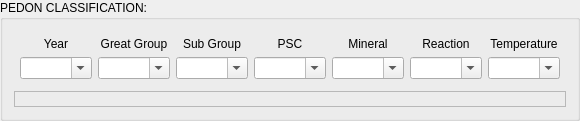
     <widget class="QGroupBox" name="groupBox_12">
      <property name="title">
       <string>PEDON CLASSIFICATION:</string>
      </property>
      <layout class="QGridLayout" name="gridLayout_10">
       <item row="0" column="0">
        <layout class="QGridLayout" name="gridLayout_2">
         <property name="sizeConstraint">
          <enum>QLayout::SetDefaultConstraint</enum>
         </property>
         <property name="leftMargin">
          <number>6</number>
         </property>
         <property name="topMargin">
          <number>6</number>
         </property>
         <property name="rightMargin">
          <number>6</number>
         </property>
         <property name="bottomMargin">
          <number>6</number>
         </property>
         <item row="0" column="5">
          <widget class="QLabel" name="label_57">
           <property name="text">
            <string>Reaction</string>
           </property>
           <property name="alignment">
            <set>Qt::AlignCenter</set>
           </property>
          </widget>
         </item>
         <item row="1" column="5">
          <widget class="QComboBox" name="Reaction_CB">
           <property name="editable">
            <bool>true</bool>
           </property>
          </widget>
         </item>
         <item row="1" column="2">
          <widget class="QComboBox" name="Sub_Group_CB">
           <property name="editable">
            <bool>true</bool>
           </property>
          </widget>
         </item>
         <item row="1" column="1">
          <widget class="QComboBox" name="Great_Group_CB">
           <property name="editable">
            <bool>true</bool>
           </property>
          </widget>
         </item>
         <item row="1" column="3">
          <widget class="QComboBox" name="PSC_CB">
           <property name="editable">
            <bool>true</bool>
           </property>
          </widget>
         </item>
         <item row="1" column="4">
          <widget class="QComboBox" name="Mineral_CB">
           <property name="editable">
            <bool>true</bool>
           </property>
          </widget>
         </item>
         <item row="0" column="1">
          <widget class="QLabel" name="label_53">
           <property name="text">
            <string>Great Group</string>
           </property>
           <property name="alignment">
            <set>Qt::AlignCenter</set>
           </property>
          </widget>
         </item>
         <item row="0" column="3">
          <widget class="QLabel" name="label_54">
           <property name="text">
            <string>PSC</string>
           </property>
           <property name="alignment">
            <set>Qt::AlignCenter</set>
           </property>
          </widget>
         </item>
         <item row="0" column="2">
          <widget class="QLabel" name="label_52">
           <property name="text">
            <string>Sub Group</string>
           </property>
           <property name="alignment">
            <set>Qt::AlignCenter</set>
           </property>
          </widget>
         </item>
         <item row="0" column="4">
          <widget class="QLabel" name="label_55">
           <property name="text">
            <string>Mineral</string>
           </property>
           <property name="alignment">
            <set>Qt::AlignCenter</set>
           </property>
          </widget>
         </item>
         <item row="1" column="0">
          <widget class="QComboBox" name="Taxonomy_Year_CB">
           <property name="editable">
            <bool>true</bool>
           </property>
           <property name="currentText">
            <string/>
           </property>
          </widget>
         </item>
         <item row="0" column="0">
          <widget class="QLabel" name="label_56">
           <property name="text">
            <string>Year</string>
           </property>
           <property name="alignment">
            <set>Qt::AlignCenter</set>
           </property>
          </widget>
         </item>
         <item row="0" column="6">
          <widget class="QLabel" name="label_58">
           <property name="text">
            <string>Temperature</string>
           </property>
           <property name="alignment">
            <set>Qt::AlignCenter</set>
           </property>
          </widget>
         </item>
         <item row="1" column="6">
          <widget class="QComboBox" name="Temperature_CB">
           <property name="editable">
            <bool>true</bool>
           </property>
          </widget>
         </item>
        </layout>
       </item>
       <item row="1" column="0">
        <widget class="QLabel" name="Pedon_Label_L">
         <property name="frameShape">
          <enum>QFrame::StyledPanel</enum>
         </property>
         <property name="frameShadow">
          <enum>QFrame::Sunken</enum>
         </property>
         <property name="text">
          <string/>
         </property>
        </widget>
       </item>
      </layout>
     </widget>
